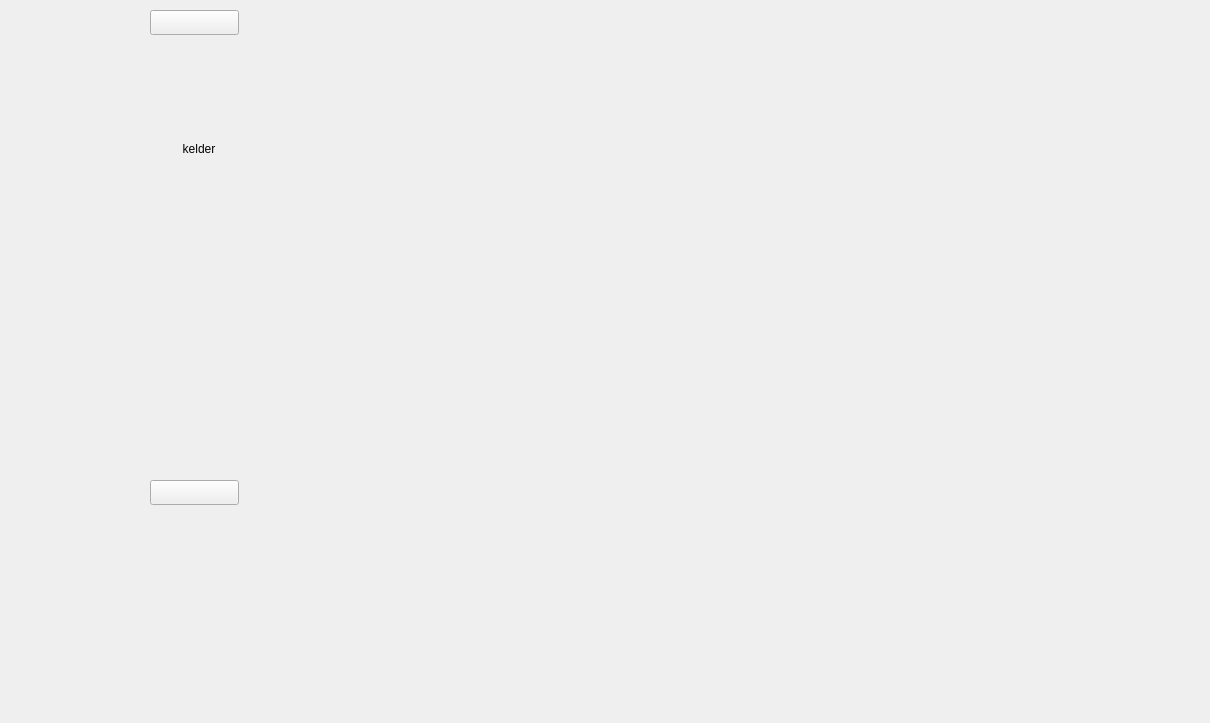
<?xml version="1.0" encoding="UTF-8"?>
<ui version="4.0">
 <class>kamer_kelder</class>
 <widget class="QWidget" name="kamer_kelder">
  <property name="geometry">
   <rect>
    <x>0</x>
    <y>0</y>
    <width>1210</width>
    <height>723</height>
   </rect>
  </property>
  <property name="windowTitle">
   <string>Form</string>
  </property>
  <widget class="QLabel" name="label">
   <property name="geometry">
    <rect>
     <x>150</x>
     <y>140</y>
     <width>98</width>
     <height>17</height>
    </rect>
   </property>
   <property name="text">
    <string>kelder</string>
   </property>
   <property name="alignment">
    <set>Qt::AlignCenter</set>
   </property>
  </widget>
  <widget class="QPushButton" name="knop_n">
   <property name="geometry">
    <rect>
     <x>150</x>
     <y>10</y>
     <width>89</width>
     <height>25</height>
    </rect>
   </property>
   <property name="text">
    <string/>
   </property>
  </widget>
  <widget class="QPushButton" name="knop_z">
   <property name="geometry">
    <rect>
     <x>150</x>
     <y>480</y>
     <width>89</width>
     <height>25</height>
    </rect>
   </property>
   <property name="text">
    <string/>
   </property>
  </widget>
 </widget>
 <resources/>
 <connections/>
</ui>
